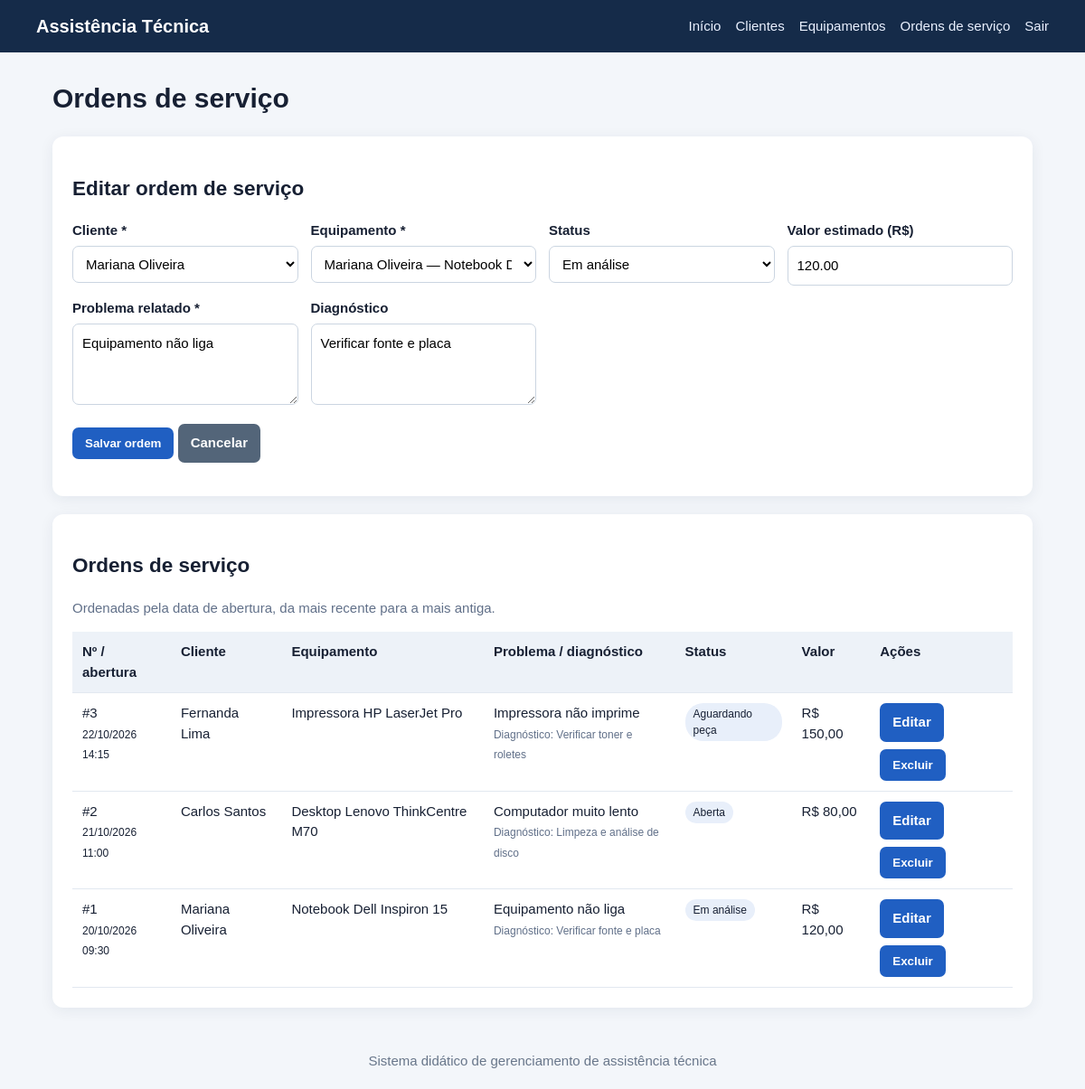
The page /sistema/ordens.php?editar=1 (signed in) on the database its author committed.
### tables this page shows
CREATE TABLE ordens_servico (
  id INT UNSIGNED AUTO_INCREMENT PRIMARY KEY,
  cliente_id INT UNSIGNED NOT NULL,
  equipamento_id INT UNSIGNED NOT NULL,
  problema TEXT NOT NULL,
  diagnostico TEXT NULL,
  status ENUM('Aberta','Em análise','Aguardando peça','Em reparo','Concluída','Cancelada') NOT NULL DEFAULT 'Aberta',
  valor DECIMAL(10,2) NOT NULL DEFAULT 0.00,
  data_abertura DATETIME NOT NULL DEFAULT CURRENT_TIMESTAMP,
  data_conclusao DATETIME NULL,
  CONSTRAINT fk_os_cliente FOREIGN KEY (cliente_id) REFERENCES clientes(id)
    ON UPDATE CASCADE ON DELETE RESTRICT,
  CONSTRAINT fk_os_equipamento FOREIGN KEY (equipamento_id) REFERENCES equipamentos(id)
    ON UPDATE CASCADE ON DELETE RESTRICT
);

CREATE TABLE clientes (
  id INT UNSIGNED AUTO_INCREMENT PRIMARY KEY,
  nome VARCHAR(120) NOT NULL,
  cpf_criptografado TEXT NOT NULL,
  telefone VARCHAR(25) NOT NULL,
  email VARCHAR(120) NULL,
  endereco VARCHAR(180) NULL,
  criado_em TIMESTAMP DEFAULT CURRENT_TIMESTAMP
);

CREATE TABLE equipamentos (
  id INT UNSIGNED AUTO_INCREMENT PRIMARY KEY,
  cliente_id INT UNSIGNED NOT NULL,
  tipo VARCHAR(80) NOT NULL,
  marca VARCHAR(80) NOT NULL,
  modelo VARCHAR(100) NOT NULL,
  numero_serie VARCHAR(100) NULL,
  descricao TEXT NULL,
  criado_em TIMESTAMP DEFAULT CURRENT_TIMESTAMP,
  CONSTRAINT fk_equipamento_cliente FOREIGN KEY (cliente_id) REFERENCES clientes(id)
    ON UPDATE CASCADE ON DELETE RESTRICT
);

### sistema/config/database.php (called while the page is built, shortened)
<?php
$host = '127.0.0.1';
$usuario = 'root';
$senha = '';
$banco = 'saep_db';
$porta = 3307;
$conexao = mysqli_connect($host, $usuario, $senha, $banco, $porta);
mysqli_set_charset($conexao, 'utf8mb4');
function db_stmt($sql, $types = '', $params = array()) {
    global $conexao;
    $stmt = mysqli_prepare($conexao, $sql);
    if ($types !== '' && count($params) > 0) {
        $refs = array();
        foreach ($params as $i => $value) {
            $refs[$i] = &$params[$i];
        }
        mysqli_stmt_bind_param($stmt, $types, ...$refs);
    }
    if (!mysqli_stmt_execute($stmt)) {
        throw new RuntimeException('Erro ao executar consulta: ' . mysqli_stmt_error($stmt));
    }
    return $stmt;
}
function db_all($sql, $types = '', $params = array()) {
    $stmt = db_stmt($sql, $types, $params);
    $result = mysqli_stmt_get_result($stmt);
    $rows = $result ? mysqli_fetch_all($result, MYSQLI_ASSOC) : array();
    return $rows;
}
function db_one($sql, $types = '', $params = array()) {
    $rows = db_all($sql, $types, $params);
    return $rows ? $rows[0] : null;
}

### sistema/includes/functions.php (called while the page is built, shortened)
<?php
function e($value) {
    return htmlspecialchars((string)$value, ENT_QUOTES | ENT_SUBSTITUTE, 'UTF-8');
}

### sistema/ordens.php (the view, shortened to what this page needs)
<?php
require_once __DIR__ . '/config/database.php';
require_once __DIR__ . '/includes/functions.php';
$statuses = array('Aberta','Em análise','Aguardando peça','Em reparo','Concluída','Cancelada');
$clientes = db_all('SELECT id,nome FROM clientes ORDER BY nome');
$equipamentos = db_all('SELECT e.id,e.cliente_id,e.tipo,e.marca,e.modelo,c.nome AS cliente_nome FROM equipamentos e JOIN clientes c ON c.id=e.cliente_id ORDER BY c.nome,e.tipo');
$edit = null;
if (isset($_GET['editar'])) $edit = db_one('SELECT * FROM ordens_servico WHERE id=?', 'i', array((int)$_GET['editar']));
$rows = db_all('SELECT os.*,c.nome AS cliente_nome,e.tipo,e.marca,e.modelo FROM ordens_servico os JOIN clientes c ON c.id=os.cliente_id JOIN equipamentos e ON e.id=os.equipamento_id ORDER BY os.data_abertura DESC, os.id DESC');
require __DIR__ . '/includes/header.php';
?>
<h1>Ordens de serviço</h1>
<section class="card"><h2><?= $edit ? 'Editar ordem de serviço' : 'Abrir ordem de serviço' ?></h2>
<?php if(!$clientes || !$equipamentos): ?><p>Cadastre pelo menos um cliente e um equipamento antes de abrir uma ordem de serviço.</p><?php else: ?>
<form method="post"><input type="hidden" name="csrf_token" value="<?= e(csrf_token()) ?>"><input type="hidden" name="action" value="save"><input type="hidden" name="id" value="<?= (int)($edit['id'] ?? 0) ?>">
<div class="form-grid">
<div><label>Cliente *</label><select name="cliente_id" required><option value="">Selecione...</option><?php foreach($clientes as $c): ?><option value="<?= (int)$c['id'] ?>" <?= (int)($edit['cliente_id'] ?? 0)===(int)$c['id']?'selected':'' ?>><?= e($c['nome']) ?></option><?php endforeach; ?></select></div>
<div><label>Equipamento *</label><select name="equipamento_id" required><option value="">Selecione...</option><?php foreach($equipamentos as $eq): ?><option value="<?= (int)$eq['id'] ?>" <?= (int)($edit['equipamento_id'] ?? 0)===(int)$eq['id']?'selected':'' ?>><?= e($eq['cliente_nome'].' — '.$eq['tipo'].' '.$eq['marca'].' '.$eq['modelo']) ?></option><?php endforeach; ?></select></div>
<div><label>Status</label><select name="status"><?php foreach($statuses as $s): ?><option <?= ($edit['status'] ?? 'Aberta')===$s?'selected':'' ?>><?= e($s) ?></option><?php endforeach; ?></select></div>
<div><label>Valor estimado (R$)</label><input type="number" min="0" step="0.01" name="valor" value="<?= e((string)($edit['valor'] ?? '0.00')) ?>"></div>
<div><label>Problema relatado *</label><textarea name="problema" required><?= e($edit['problema'] ?? '') ?></textarea></div>
<div><label>Diagnóstico</label><textarea name="diagnostico"><?= e($edit['diagnostico'] ?? '') ?></textarea></div>
</div><p><button>Salvar ordem</button> <?php if($edit): ?><a class="btn secondary" href="ordens.php">Cancelar</a><?php endif; ?></p></form><?php endif; ?>
</section>
<section class="card"><h2>Ordens de serviço</h2><p class="muted">Ordenadas pela data de abertura, da mais recente para a mais antiga.</p><div class="table-wrap"><table><thead><tr><th>Nº / abertura</th><th>Cliente</th><th>Equipamento</th><th>Problema / diagnóstico</th><th>Status</th><th>Valor</th><th>Ações</th></tr></thead><tbody>
<?php foreach($rows as $r): ?><tr><td>#<?= (int)$r['id'] ?><br><span class="small"><?= e(date('d/m/Y H:i',strtotime($r['data_abertura']))) ?></span></td><td><?= e($r['cliente_nome']) ?></td><td><?= e($r['tipo'].' '.$r['marca'].' '.$r['modelo']) ?></td><td><?= e($r['problema']) ?><?php if($r['diagnostico']): ?><br><span class="muted small">Diagnóstico: <?= e($r['diagnostico']) ?></span><?php endif; ?></td><td><span class="pill"><?= e($r['status']) ?></span></td><td>R$ <?= number_format((float)$r['valor'],2,',','.') ?></td><td><div class="actions"><a class="btn" href="?editar=<?= (int)$r['id'] ?>">Editar</a><form method="post" onsubmit="return confirm('Excluir esta ordem?')"><input type="hidden" name="csrf_token" value="<?= e(csrf_token()) ?>"><input type="hidden" name="action" value="delete"><input type="hidden" name="id" value="<?= (int)$r['id'] ?>"><button class="danger">Excluir</button></form></div></td></tr><?php endforeach; ?>
<?php if(!$rows): ?><tr><td colspan="7">Nenhuma ordem cadastrada.</td></tr><?php endif; ?></tbody></table></div></section>
<?php require __DIR__.'/includes/footer.php'; ?>

### sistema/assets/style.css (style rules this page uses)
* { box-sizing:border-box }
body { margin:0;background:#f3f6fa;color:#172033;font:15px/1.5 Arial,Helvetica,sans-serif }
.card { background:#fff;padding:22px;border-radius:12px;box-shadow:0 3px 16px #152b4912;margin-bottom:20px }
.actions { display:flex;gap:8px;flex-wrap:wrap }
.btn,button { display:inline-block;border:0;border-radius:7px;padding:10px 14px;background:#205fc2;color:white;text-decoration:none;cursor:pointer;font-weight:600 }
.btn.secondary { background:#536579 }
.form-grid { display:grid;grid-template-columns:repeat(auto-fit,minmax(220px,1fr));gap:14px }
label { display:block;font-weight:600;margin-bottom:5px }
input,select,textarea { width:100%;padding:10px;border:1px solid #cbd5e1;border-radius:7px;font:inherit;background:white }
textarea { min-height:90px }
table { width:100%;border-collapse:collapse;background:#fff }
th,td { text-align:left;padding:11px;border-bottom:1px solid #e2e8f0;vertical-align:top }
th { background:#edf2f8 }
td form { display:inline }
.table-wrap { overflow:auto }
.muted { color:#617089 }
.pill { display:inline-block;padding:3px 9px;background:#e8effa;border-radius:20px;font-size:12px }
.small { font-size:12px }

### rows shown on the page
ordens_servico: cliente_id "Mariana Oliveira", equipamento_id "Mariana Oliveira — Notebook Dell Inspiron 15", valor "120.00", problema "Equipamento não liga", diagnostico "Verificar fonte e placa", id "1", data_abertura "20/10/2026 09:30", cliente.nome "Mariana Oliveira", equipamento.modelo "Notebook Dell Inspiron 15", status "Em análise", valor "120,00"
ordens_servico: id "3", data_abertura "22/10/2026 14:15", cliente.nome "Fernanda Lima", equipamento.modelo "Impressora HP LaserJet Pro", problema "Impressora não imprime", diagnostico "Verificar toner e roletes", status "Aguardando peça", valor "150,00"
ordens_servico: id "2", data_abertura "21/10/2026 11:00", cliente.nome "Carlos Santos", equipamento.modelo "Desktop Lenovo ThinkCentre M70", problema "Computador muito lento", diagnostico "Limpeza e análise de disco", status "Aberta", valor "80,00"

### other values the page prints
form field status "Em análise"
